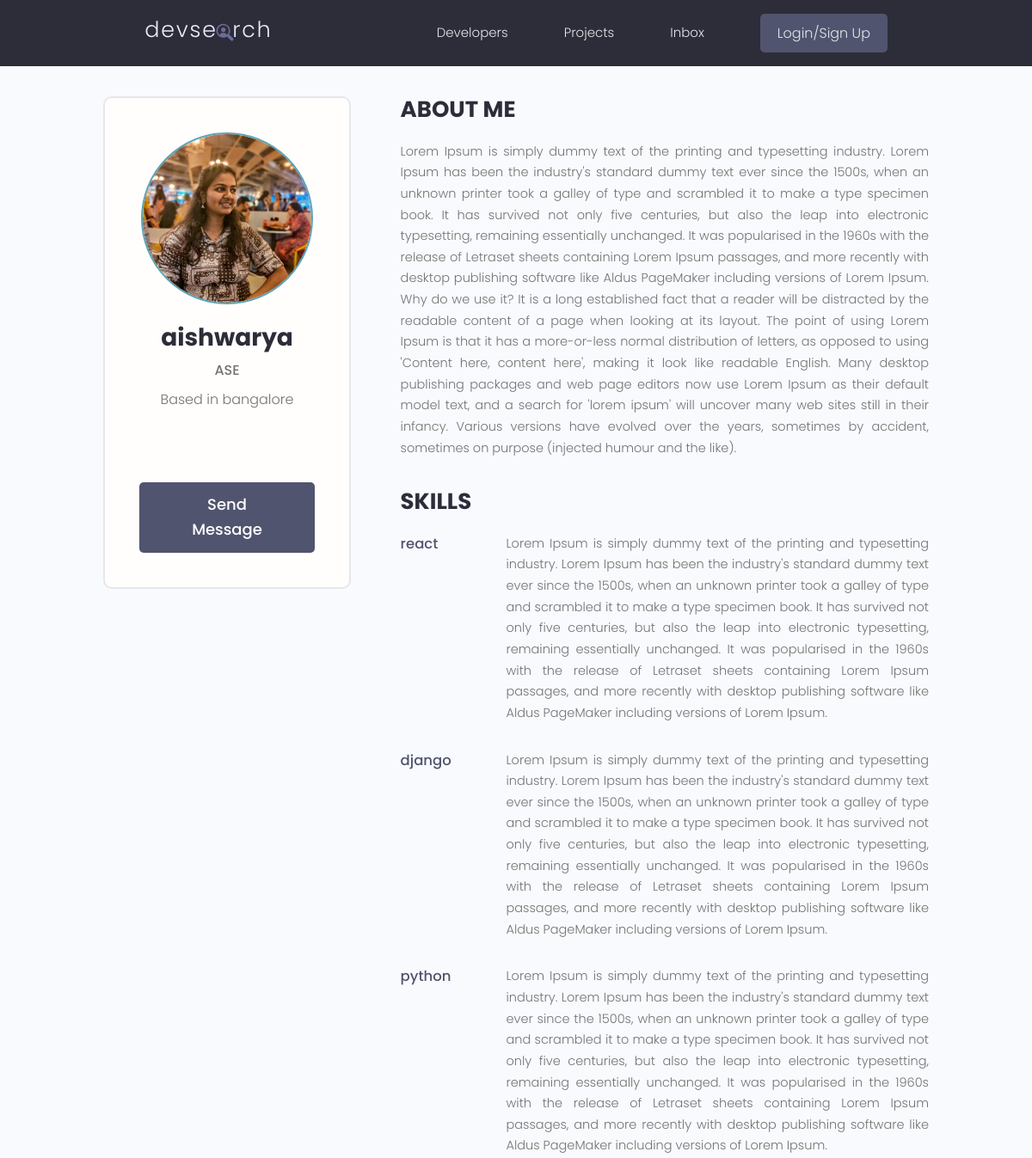
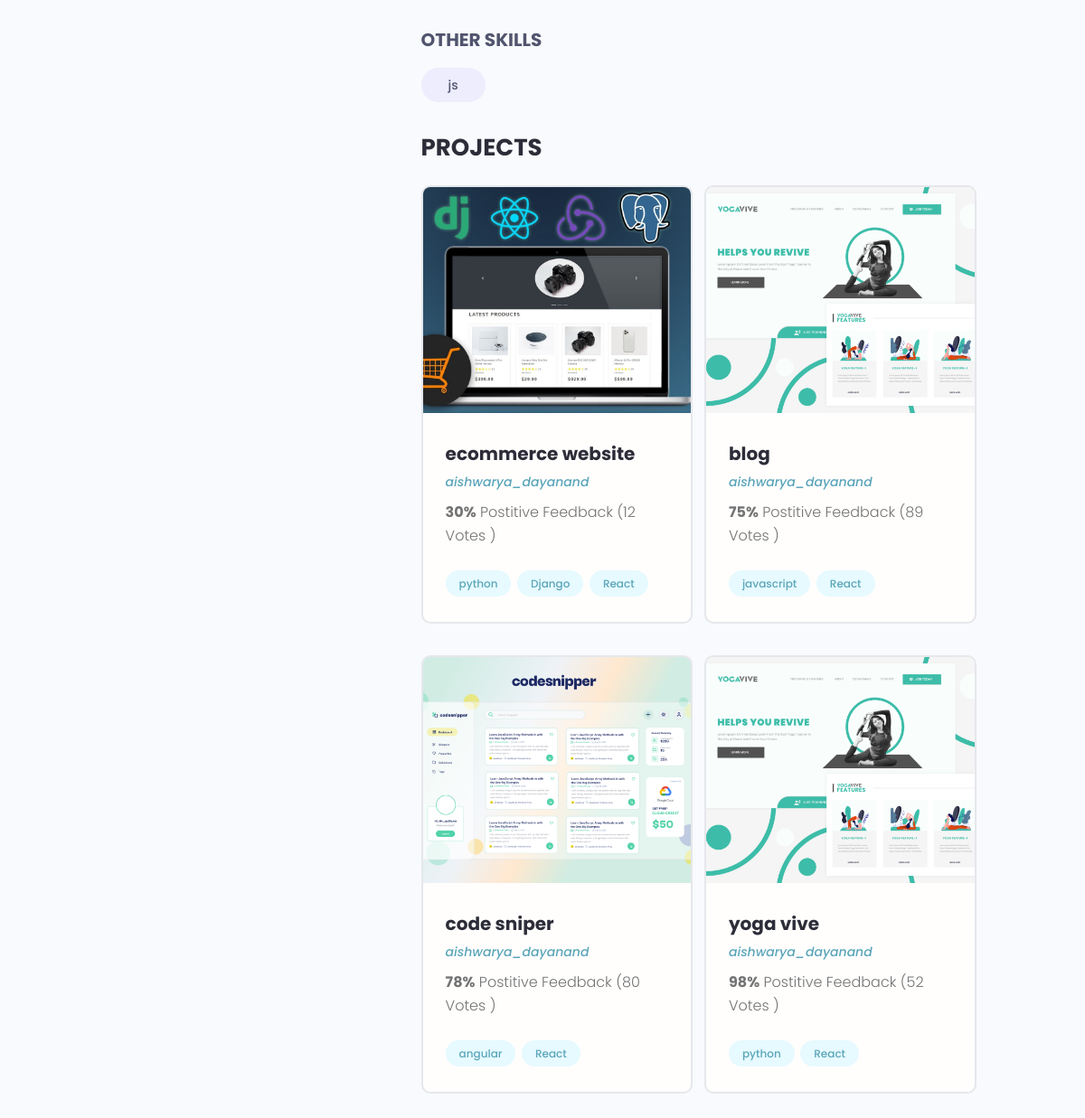
The app's page /profile/2b943955-91bf-4d6e-979c-0f24c2a44a97 with its own data (2 pictures, top to bottom).
### users/models.py (models this page shows, shortened)
class Profile(models.Model):
    user = models.OneToOneField(User,on_delete=models.CASCADE , null=True , blank=True )
    name  = models.CharField(max_length=200 , null=True,blank=True)
    email = models.EmailField(max_length=500, blank=True,null=True)
    username = models.CharField(max_length=200 , null=True,blank=True)
    location = models.CharField(max_length=200 , null=True,blank=True)
    short_intro = models.CharField(max_length=200 , null=True,blank=True)
    bio = models.TextField(null=True,blank=True)
    profile_img = models.ImageField(null=True, blank=True,upload_to = 'profiles/',default = 'profiles/user-default.png')
    social_github = models.CharField(max_length=200 , null=True,blank=True)
    social_twitter = models.CharField(max_length=200 , null=True,blank=True)
    social_linkedin= models.CharField(max_length=200 , null=True,blank=True)
    social_youtube = models.CharField(max_length=200 , null=True,blank=True)
    social_website = models.CharField(max_length=200 , null=True,blank=True)
    created  = models.DateTimeField(auto_now_add=True)
    id = models.UUIDField(default=uuid.uuid4 ,primary_key=True , editable=False)
    def __str__(self):
        return str(self.username)

class Skill(models.Model):
    owner = models.ForeignKey(Profile,on_delete=models.CASCADE , null=True , blank=True)
    name  = models.CharField(max_length=200 , null=True,blank=True)
    description = models.TextField(null=True,blank=True)
    created  = models.DateTimeField(auto_now_add=True)
    id = models.UUIDField(default=uuid.uuid4 , unique=True,primary_key=True , editable=False)

### app1/models.py (models this page shows, shortened)
class Project(models.Model):
    owner  = models.ForeignKey(Profile,null=True,blank=True ,on_delete=models.SET_NULL)
    title = models.CharField(max_length=200)
    description = models.TextField(null=True , blank=True)
    demo_link = models.CharField(max_length=10000,null=True , blank=True)
    source_link = models.CharField(max_length=10000,null=True , blank=True)
    featured_imgs = models.ImageField(null=True , blank=True , default='default.jpg')
    tags = models.ManyToManyField("Tag" , blank=True)  #put Tag in quotes as Tag class is defined below this Project Class , if Tag is defined above this class can put Tag without quotes
    vote_total = models.IntegerField(default=0 , null=True , blank=True)
    vote_ratio= models.IntegerField(default=0 , null=True , blank=True)
    created  = models.DateTimeField(auto_now_add=True)
    id = models.UUIDField(default=uuid.uuid4 , unique=True,primary_key=True , editable=False)

class Tag(models.Model):
    name = models.CharField(max_length=200)
    created = models.DateTimeField(auto_now_add=True)
    id = models.UUIDField(default=uuid.uuid4 , unique=True,primary_key=True , editable=False)
    def __str__(self):
        return self.name

### users/views.py (the view)
# urls.py: path("profile/<str:pk>",views.userProfile,name='user-profile'),
def userProfile(request, pk):
    user_profile = Profile.objects.get(id=pk)
    top_skills = user_profile.skill_set.exclude(description__exact="")
    other_skills = user_profile.skill_set.filter(description="")
    context = {
        'profile': user_profile,
        'top_skills': top_skills,
        'other_skills': other_skills
    }
    return render(request, 'users/user-profile.html', context)

### users/templates/users/user-profile.html (shortened to what this page needs)
{% extends 'base.html' %}
{% block content %}
<main class="profile my-md">
    <div class="container">
        <div class="layout">
            <div class="column column--1of3">
                <div class="card text-center">
                    <div class="card__body dev">
                        <img class="avatar avatar--xl" src={{profile.profile_img.url}} />
                        <h2 class="dev__name"> {{profile.name}} </h2>
                        <p class="dev__title">{{profile.short_intro}} </p>
                        <p class="dev__location">Based in {{profile.location}} </p>
                        <ul class="dev__social">
                        </ul>
                        <a href="#" class="btn btn--sub btn--lg">Send Message </a>
                    </div>
                </div>
            </div>
            <div class="column column--2of3">
                <div class="devInfo">
                    <h3 class="devInfo__title">About Me</h3>
                    <p class="devInfo__about">
                       {{profile.bio}}
                    </p>
                </div>
                <div class="devInfo">
                    <h3 class="devInfo__title">Skills</h3>
                    <div class="devInfo__skills">
                        {% for skill in top_skills %}
                        <div class="devSkill">
                            <h4 class="devSkill__title">{{skill.name}}</h4>
                            <p class="devSkill__info">{{skill.description}} </p>
                        </div>
                        {% endfor %}
                        <h3 class="devInfo__subtitle">Other Skills</h3>
                        <div class="devInfo__otherSkills">
                        {% for skill in other_skills %}
                            <span class="tag tag--pill tag--sub tag--lg">
                                <small>{{skill.name}}</small>
                            </span>
                            {% endfor %}
                        </div>
                    </div>
                </div>
                <div class="devInfo">
                    <h3 class="devInfo__title">Projects</h3>
                    <div class="grid grid--two">
                        {% for project in profile.project_set.all %}
                        <div class="column">
                            <div class="card project">
                                <a href="{% url 'project' project.id %}" class="project">
                                    <img class="project__thumbnail" src={{project.featured_imgs.url}}
                                        alt="project thumbnail" />
                                    <div class="card__body">
                                        <h3 class="project__title"> {{project.title}} </h3>
                                        <p><a class="project__author" href="{% url 'user-profile' project.owner.id %}">{{project.owner}} </a></p>
                                        <p class="project--rating">
                                            <span style="font-weight: bold;">{{project.vote_ratio}}%</span> Postitive
                                            Feedback ({{project.vote_total}} Vote{{project.vote_total|pluralize:"s"}} )
                                        </p>
                                        <div class="project__tags">
                                            {% for tag in project.tags.all %}
                                            <span class="tag tag--pill tag--main">
                                                <small>{{tag}}</small>
                                            </span>
                                           {% endfor %}
                                        </div>
                                    </div>
                                </a>
                            </div>
                        </div>
                        {% endfor %}
                    </div>
                </div>
            </div>
        </div>
    </div>
</main>
{% endblock content %}

### static/styles/app.css (style rules this page uses)
:root { --color-sub: #2d2d39; }
.btn--sub { background-color: var(--color-sub-light); }
.card { border: 2px solid var(--color-light); }
img { width: 100%; }
.profile .card > .dev { padding: 4rem; }
.dev__name { color: var(--color-sub); font-size: 2.8rem; font-weight: 700; margin-top: 1rem; margin-bottom: 0.5rem; }
.dev__title { font-size: 1.6rem; font-weight: 500; line-height: 1.3; }
.dev__location { margin-top: 1rem; }
.dev__social { margin: 3rem 0; list-style: none; display: flex; justify-content: center; gap: 1.5rem; }
.devInfo { margin-bottom: 3rem; }
.devInfo__title, .devInfo__subtitle { font-size: 2.6rem; color: var(--color-sub); text-transform: uppercase; font-weight: 700; margin-bottom: 1.5rem; }
.devInfo__subtitle { font-size: 2rem; color: var(--color-sub-light); }
.devInfo__about, .devSkill__info { font-size: 1.45rem; line-height: 1.7; text-align: justify; }
.devSkill { margin-bottom: 3rem; }
.devSkill__title { font-size: 1.65rem; font-weight: 500; color: var(--color-sub-light); }
@media screen and (min-width: 700px) { .devSkill { display: flex; justify-content: space-between; gap: 3rem; } }
@media screen and (min-width: 700px) { .devSkill__info { flex-basis: 80%; } }
.project__author { font-size: 1.4rem; font-style: italic; }
.project--rating { margin-bottom: 1.6em; margin-top: .5em; }
.project__thumbnail { height: 25rem; object-fit: cover; object-position: top center; }
.project__title { font-size: 2rem; font-weight: 700; color: var(--color-sub); }

### static/uikit/styles/modules/_variables.css (style rules this page uses)
:root { --color-main: #5aa5b9; --color-main-light: #e6faff; --color-sub: #3f4156; --color-sub-light: #51546e; --color-sub-lighter: #ededfd; --color-text: #737373; --color-gray: #8b8b8b; --color-light: #e5e7eb; --color-light-gray: #767676; --color-bg: #f8fafd; --color-white: #fffefd; --color-white-light: #f3f3f3; --color-success: #359e64; --color-success-bg: #def8e8; --color-error: #fc4b0b; --color-error-bg: #fff2ee; --font-base: 'Poppins', arial, helvetica, 'Segoe UI', roboto, ubuntu, sans-serif; --font-monospace: 'Fira Code', 'Courier New', courier, monospace; --font-regular: 300; --font-medium: 500; --font-bold: 700; --generic-shadow: 1px 1px 5px #00000010; --generic-transition: all 0.3s ease-in-out; }

### static/uikit/styles/modules/_base.css (style rules this page uses)
* { margin: 0; padding: 0; box-sizing: border-box; text-rendering: optimizeLegibility; color: inherit; font-size: inherit; }
html { font-size: 50%; }
@media only screen and (min-width: 480px) { html { font-size: 56.25%; } }
@media only screen and (min-width: 1200px) { html { font-size: 62.5%; } }
body { line-height: 1.6; font-weight: 400; font-size: 1.5rem; color: var(--color-text); background-color: var(--color-bg); min-height: 100vh; }

### static/uikit/styles/modules/_typography.css (style rules this page uses)
* { font-family: var(--font-base); }
h2 { font-size: 3.6rem; font-weight: var(--font-bold); }
h3 { font-size: 3.2rem; font-weight: var(--font-medium); }
h4 { font-size: 2.8rem; font-weight: var(--font-medium); }
p, span, strong { font-size: 1.6rem; color: var(--color-text); font-weight: var(--font-regular); }
a { padding-bottom: 2px; text-decoration: none; display: inline-block; color: var(--color-main); font-weight: var(--font-medium); }

### static/uikit/styles/modules/_utilities.css (style rules this page uses)
.container { width: 92%; max-width: 165rem; margin: 0 auto; box-sizing: border-box; }
@media screen and (min-width: 1000px) { .container { width: 90%; } }
@media screen and (min-width: 1200px) { .container { width: 80%; } }
.text-center { text-align: center; }
.my-md { margin: 3rem auto; }

### static/uikit/styles/modules/_avatar.css (style rules this page uses)
.avatar { border-radius: 50%; border: 2px solid var(--color-main); object-fit: cover; }
.avatar--xl { height: 20rem; width: 20rem; }

### static/uikit/styles/modules/_button.css (style rules this page uses)
.btn { display: inline-block; position: relative; cursor: pointer; background-color: var(--color-light); font-weight: var(--font-medium); color: var(--color-sub); text-decoration: none; padding: 1rem 2rem; border-radius: 0.5rem; border: none; width: -webkit-fit-content; width: -moz-fit-content; width: fit-content; height: -webkit-fit-content; height: -moz-fit-content; height: fit-content; font-size: 1.6rem; outline-width: 0; outline-color: transparent; -webkit-backface-visibility: hidden; backface-visibility: hidden; transition: all 0.3s ease-in-out; }
.btn--sub { background-color: var(--color-sub); color: var(--color-white); }
.btn--lg { font-size: 1.8rem; padding: 1.2rem 4.5rem; }

### static/uikit/styles/modules/_card.css (style rules this page uses)
.card { border-radius: 1rem; background-color: var(--color-white); border: 1.5px solid var(--color-light); width: auto; height: auto; margin-top: 0.5rem; margin-bottom: 0.5rem; overflow: hidden; }
.card__body, .card__header { padding: 2rem 2.5rem; }

### records on screen
Profile: profile_img (picture), name "aishwarya", short_intro "ASE", location "bangalore", bio "Lorem Ipsum is simply dummy text of the printing and typesetting industry. Lorem Ipsum has been the industry's standard dummy text ever since the 1500s, when an unknown printer took a galley of type and scrambled it to make a type specimen book. It has survived not only five centuries, but also the leap into electronic typesetting, remaining essentially unchanged. It was popularised in the 1960s with the release of Letraset sheets containing Lorem Ipsum passages, and more recently with desktop publishing software like Aldus PageMaker including versions of Lorem Ipsum. Why do we use it? It is a long established fact that a reader will be distracted by the readable content of a page when…"
Skill: name "react", description "Lorem Ipsum is simply dummy text of the printing and typesetting industry. Lorem Ipsum has been the industry's standard dummy text ever since the 1500s, when an unknown printer took a galley of type and scrambled it to make a type specimen book. It has survived not only five centuries, but also the leap into electronic typesetting, remaining essentially unchanged. It was popularised in the 1960s with the release of Letraset sheets containing Lorem Ipsum passages, and more recently with desktop publishing software like Aldus PageMaker including versions of Lorem Ipsum."
Skill: name "django", description "Lorem Ipsum is simply dummy text of the printing and typesetting industry. Lorem Ipsum has been the industry's standard dummy text ever since the 1500s, when an unknown printer took a galley of type and scrambled it to make a type specimen book. It has survived not only five centuries, but also the leap into electronic typesetting, remaining essentially unchanged. It was popularised in the 1960s with the release of Letraset sheets containing Lorem Ipsum passages, and more recently with desktop publishing software like Aldus PageMaker including versions of Lorem Ipsum."
Skill: name "python", description "Lorem Ipsum is simply dummy text of the printing and typesetting industry. Lorem Ipsum has been the industry's standard dummy text ever since the 1500s, when an unknown printer took a galley of type and scrambled it to make a type specimen book. It has survived not only five centuries, but also the leap into electronic typesetting, remaining essentially unchanged. It was popularised in the 1960s with the release of Letraset sheets containing Lorem Ipsum passages, and more recently with desktop publishing software like Aldus PageMaker including versions of Lorem Ipsum."
Skill: name "js"
Project: featured_imgs (picture), title "ecommerce website", owner "aishwarya_dayanand", vote_ratio "30", vote_total "12"
Tag: name "python"
Tag: name "Django"
Tag: name "React"
Project: featured_imgs (picture), title "blog", owner "aishwarya_dayanand", vote_ratio "75", vote_total "89"
Tag: name "javascript"
Project: featured_imgs (picture), title "code sniper", owner "aishwarya_dayanand", vote_ratio "78", vote_total "80"
Tag: name "angular"
Project: featured_imgs (picture), title "yoga vive", owner "aishwarya_dayanand", vote_ratio "98", vote_total "52"
